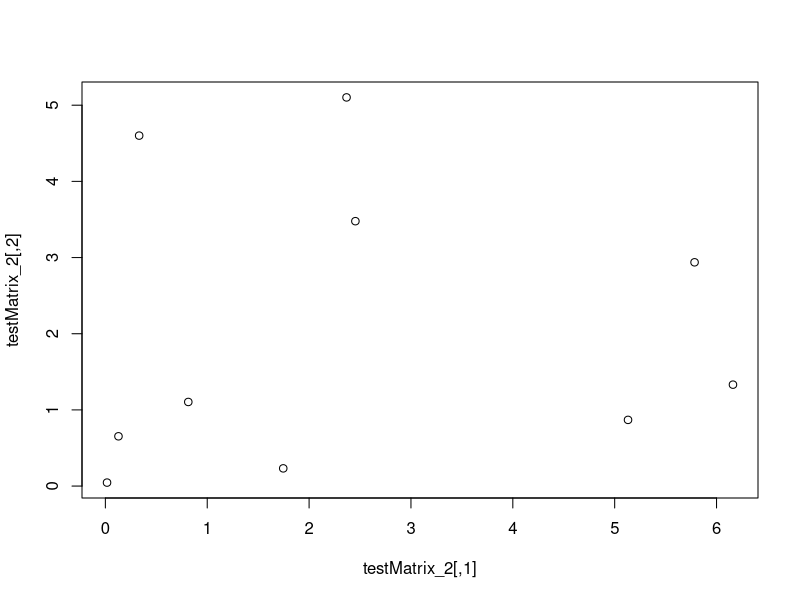

The R script that drew this image:
GetDistance = function(x, y, methodName = 'Euclidian', p = NA, W = NA)
{
    return(switch(methodName,
        'Euclidian' = sqrt(sum((x - y) ^ 2)),
        'Minkowski' = (sum(Mod(x - y) ^ p)) ^ (1 / p),
        'Manhattan' = sum(Mod(x - y)),
        'Chebyshev' = max(Mod(x - y)),
        'Mahalonobis' = t(x - y) %*% W %*% (x - y)));
}

GetDistanceMatrix = function(X, methodName = 'Euclidian', p = NA, W = NA)
{
    N = dim(X)[1];
    result = matrix(NA, nrow = N, ncol = N);
    for (i in 1:N)
    {
        for (j in 1:N)
        {
            result[i, j] = GetDistance(X[i,], X[j,], methodName, p, W);
        }
    }
    return(result);
}

GetSimilarityMatrix = function(X, methodName = 'Euclidian', p = NA, W = NA)
{
    distanceMatrix = GetDistanceMatrix(X);

    N = dim(X)[1];

    result = matrix(NA, nrow = N, ncol = N);
    for (i in 1:N)
    {
        M = max(distanceMatrix[i,]);
        m = min(distanceMatrix[i,]);
        result[i,] = 1 - (distanceMatrix[i,] - m) / (M - m);
    }

    return(result);
}

testMatrix_1 = matrix(c(0, 0, 0, 1, 1, 2, 7, 5, 2), nrow = 3, ncol = 3, byrow = TRUE);
print('==================================================================');
print('Test matrix 1:');
print(testMatrix_1);
print('==================================================================');
print('Distance matrix:');
print(GetDistanceMatrix(testMatrix_1));
print('==================================================================');
print('Similarity matrix:');
print(GetSimilarityMatrix(testMatrix_1));
print('==================================================================');


testMatrix_2 = matrix(rexp(20, rate = 0.6), 10, 2);
testMatrix_2 = testMatrix_2[order(testMatrix_2[,2]),];
print('Test matrix 2:');
print(testMatrix_2);
plot(testMatrix_2);
print('==================================================================');
print('Distance matrix:');
print(GetDistanceMatrix(testMatrix_2));